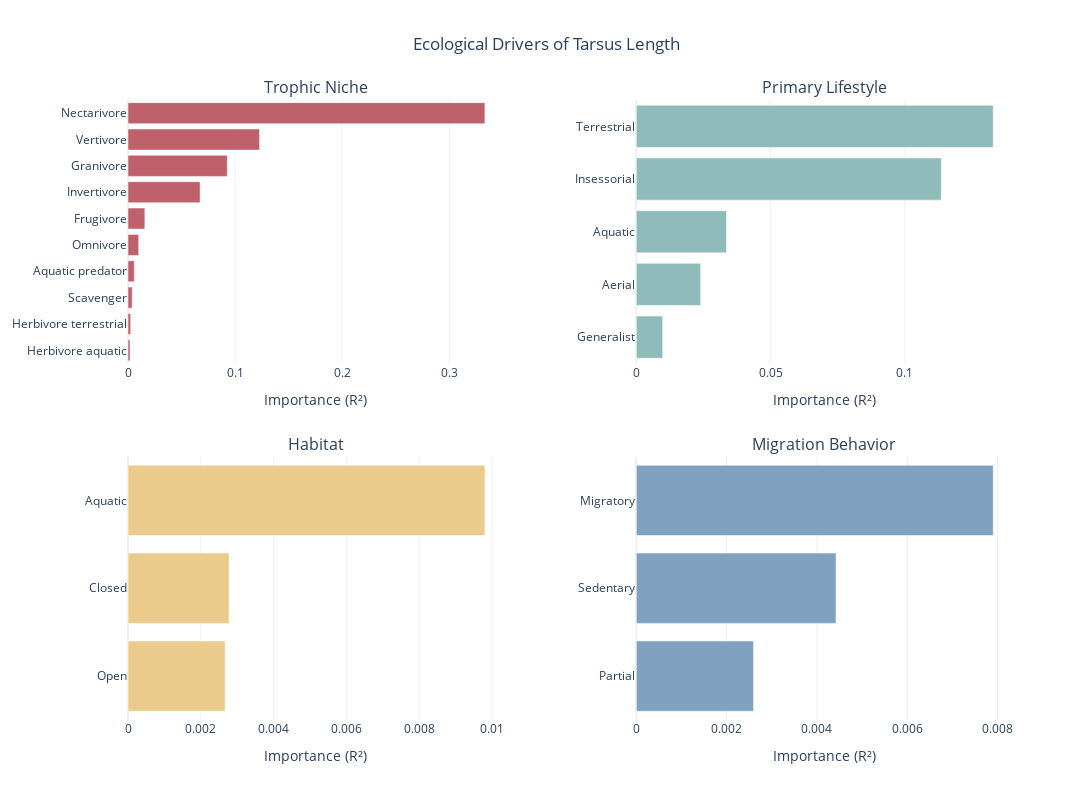

Write notebook code for a chart like this one.
### Code cell
fig = make_subplots(
    rows=2, cols=2,
    subplot_titles=["Trophic Niche", "Primary Lifestyle", "Habitat", "Migration Behavior"],
    horizontal_spacing=0.15,
    vertical_spacing=0.15
)

importances = pd.Series(rf.feature_importances_, index=X.columns)

def add_panel(prefix, row, col, bar_color):
    subset = importances[importances.index.str.contains(prefix)].copy()

    subset.index = subset.index.str.replace(f"{prefix}_", "").str.replace(f"{prefix}.", "")
    
    subset = subset.sort_values(ascending=True)
    
    fig.add_trace(
        go.Bar(
            x=subset.values,
            y=subset.index,
            orientation='h',
            marker=dict(color=bar_color),
            name=prefix
        ),
        row=row, col=col
    )
    
    fig.update_xaxes(title_text="Importance (R²)", row=row, col=col)

add_panel("Trophic.Niche", 1, 1, "#BF616A")
add_panel("Primary.Lifestyle", 1, 2, "#8FBCBB")
add_panel("Habitat", 2, 1, "#EBCB8B")
add_panel("Migration", 2, 2, "#81A1C1")

fig.update_layout(
    title_text="Ecological Drivers of Tarsus Length",
    title_x=0.5,
    height=800,
    width=1100,
    showlegend=False,
    template="plotly_white"
)

fig.show()

### Figure 1 — Plotly figure (JSON) as saved in the notebook; plotly's stock layout.template omitted (floating-point values rounded to 4 significant figures)
{"data": [{"marker": {"color": "#BF616A"}, "name": "Trophic.Niche", "orientation": "h", "type": "bar", "x": [0.001909, 0.002484, 0.003906, 0.005866, 0.009991, 0.01574, 0.06733, 0.0927, 0.1228, 0.3333], "xaxis": "x", "y": ["Herbivore aquatic", "Herbivore terrestrial", "Scavenger", "Aquatic predator", "Omnivore", "Frugivore", "Invertivore", "Granivore", "Vertivore", "Nectarivore"], "yaxis": "y"}, {"marker": {"color": "#8FBCBB"}, "name": "Primary.Lifestyle", "orientation": "h", "type": "bar", "x": [0.009822, 0.02396, 0.03359, 0.1136, 0.1329], "xaxis": "x2", "y": ["Generalist", "Aerial", "Aquatic", "Insessorial", "Terrestrial"], "yaxis": "y2"}, {"marker": {"color": "#EBCB8B"}, "name": "Habitat", "orientation": "h", "type": "bar", "x": [0.002667, 0.002776, 0.009803], "xaxis": "x3", "y": ["Open", "Closed", "Aquatic"], "yaxis": "y3"}, {"marker": {"color": "#81A1C1"}, "name": "Migration", "orientation": "h", "type": "bar", "x": [0.002595, 0.004422, 0.007902], "xaxis": "x4", "y": ["Partial", "Sedentary", "Migratory"], "yaxis": "y4"}], "layout": {"annotations": [{"font": {"size": 16}, "showarrow": false, "text": "Trophic Niche", "x": 0.2125, "xanchor": "center", "xref": "paper", "y": 1, "yanchor": "bottom", "yref": "paper"}, {"font": {"size": 16}, "showarrow": false, "text": "Primary Lifestyle", "x": 0.7875, "xanchor": "center", "xref": "paper", "y": 1, "yanchor": "bottom", "yref": "paper"}, {"font": {"size": 16}, "showarrow": false, "text": "Habitat", "x": 0.2125, "xanchor": "center", "xref": "paper", "y": 0.425, "yanchor": "bottom", "yref": "paper"}, {"font": {"size": 16}, "showarrow": false, "text": "Migration Behavior", "x": 0.7875, "xanchor": "center", "xref": "paper", "y": 0.425, "yanchor": "bottom", "yref": "paper"}], "height": 800, "showlegend": false, "title": {"text": "Ecological Drivers of Tarsus Length", "x": 0.5}, "width": 1100, "xaxis": {"anchor": "y", "domain": [0, 0.425], "title": {"text": "Importance (R²)"}}, "xaxis2": {"anchor": "y2", "domain": [0.575, 1], "title": {"text": "Importance (R²)"}}, "xaxis3": {"anchor": "y3", "domain": [0, 0.425], "title": {"text": "Importance (R²)"}}, "xaxis4": {"anchor": "y4", "domain": [0.575, 1], "title": {"text": "Importance (R²)"}}, "yaxis": {"anchor": "x", "domain": [0.575, 1]}, "yaxis2": {"anchor": "x2", "domain": [0.575, 1]}, "yaxis3": {"anchor": "x3", "domain": [0, 0.425]}, "yaxis4": {"anchor": "x4", "domain": [0, 0.425]}}}
